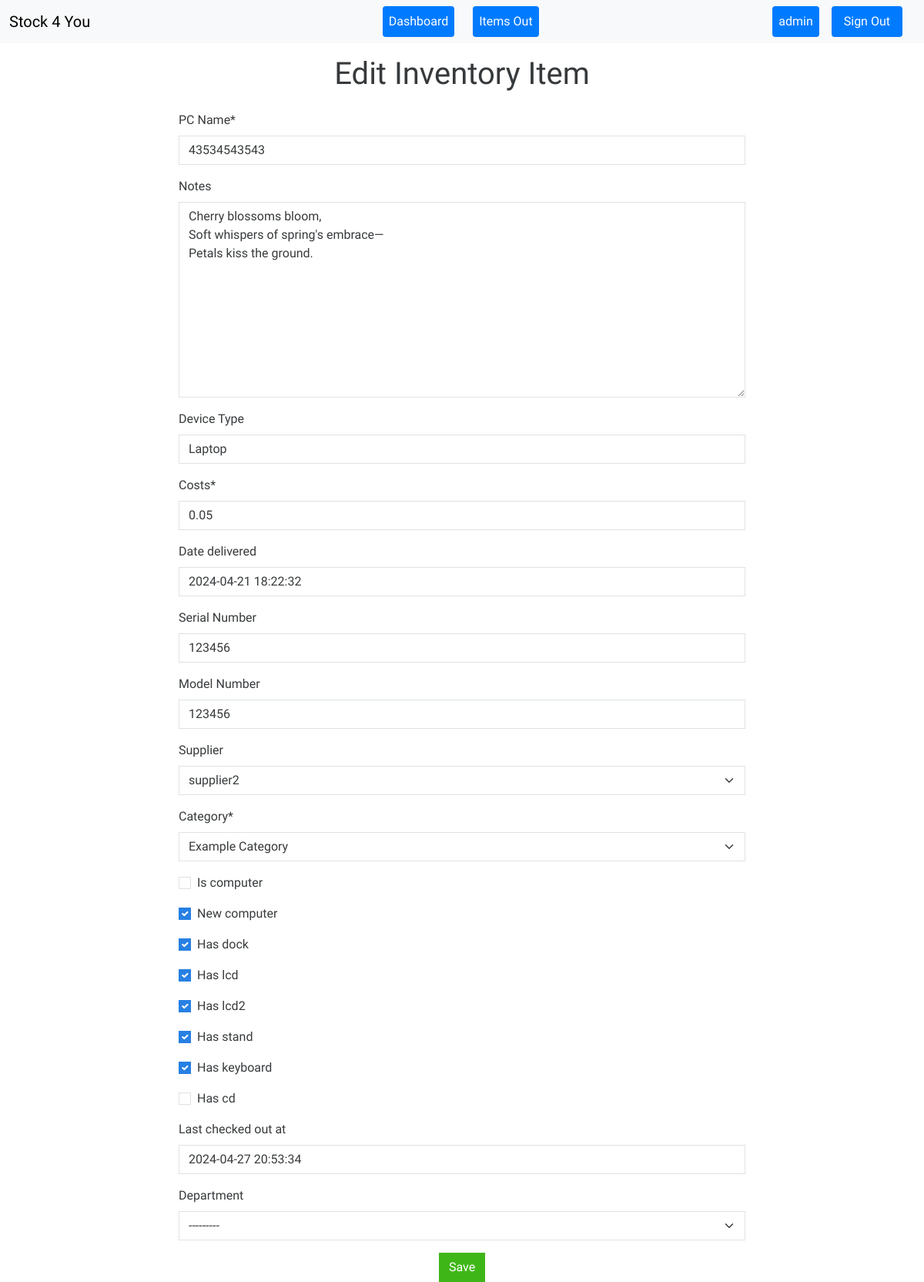
The page /edit-item/1/ (signed in) on the database as committed earlier.
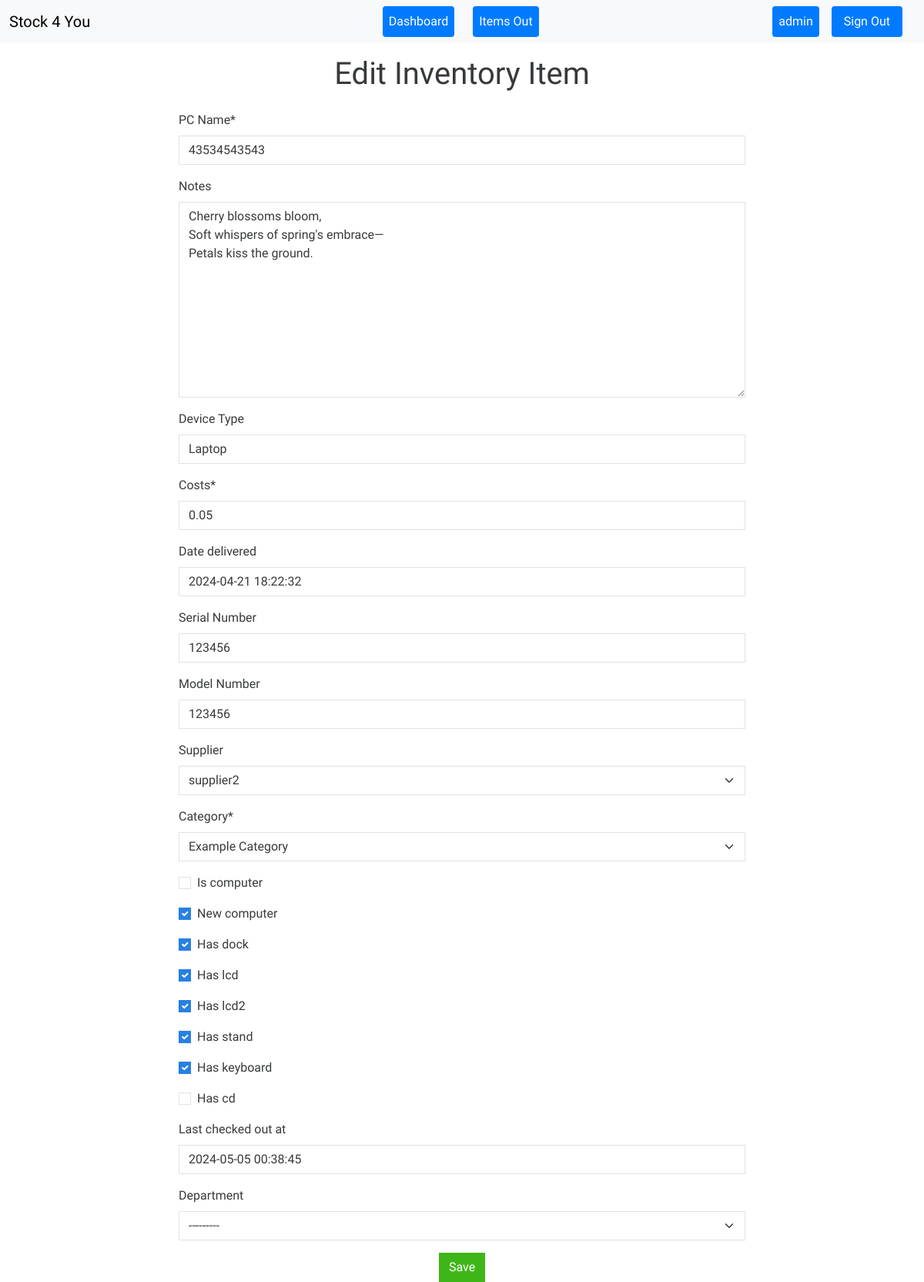
The same page on the database as committed later.
### inventory/models.py (models this page shows, shortened)
class InventoryItem(models.Model):
    pc_name = models.CharField(max_length=255)
    user = models.ForeignKey(User, on_delete=models.CASCADE, null=True, blank=True)
    notes = models.TextField(blank=True, default='')
    device_type = models.CharField(max_length=50, default='Laptop')
    category = models.ForeignKey(Category, on_delete=models.CASCADE, null=True)
    costs = models.DecimalField(max_digits=8, decimal_places=2, default=0.00)
    new_computer = models.BooleanField(default=False)
    date_delivered = models.DateTimeField(blank=True, null=True, default=timezone.now)
    is_computer = models.BooleanField(default=False)
    has_dock = models.BooleanField(default=False)
    has_lcd = models.BooleanField(default=False)
    has_lcd2 = models.BooleanField(default=False)
    has_stand = models.BooleanField(default=False)
    has_keyboard = models.BooleanField(default=False)
    has_cd = models.BooleanField(default=False)
    serial_number = models.CharField(max_length=200)
    model_number = models.CharField(max_length=200, null=True)
    supplier = models.ForeignKey(Supplier, on_delete=models.SET_NULL, null=True)
    is_checked_out = models.BooleanField(default=False)
    last_checked_out_by = models.ForeignKey(User, related_name='last_checked_out_items', on_delete=models.SET_NULL, null=True, blank=True)
    last_checked_out_at = models.DateTimeField(null=True, blank=True)
    class Meta:
        permissions = [
            ("can_checkout_items", "Can check out items"),
        ]

### inventory/views.py (the view, shortened to what this page needs)
# urls.py: path('edit-item/<int:pk>/', EditItem.as_view(), name='edit-item'),
class EditItem(LoginRequiredMixin, UpdateView):
    model = InventoryItem
    form_class = InventoryItemForm
    template_name = 'inventory/item_form.html'
    success_url = reverse_lazy('dashboard')
    def get_object(self, queryset=None):
        pk = self.kwargs.get('pk')
        return get_object_or_404(InventoryItem, pk=pk, user=self.request.user)

### inventory/forms.py
class InventoryItemForm(forms.ModelForm):
    category = forms.ModelChoiceField(queryset=Category.objects.all(), initial=0)
    department = forms.ModelChoiceField(queryset=Department.objects.all(), required=False)
    supplier = forms.ModelChoiceField(queryset=Supplier.objects.all(), required=False)
    pc_name = forms.CharField(label='PC Name')
    serial_number = forms.CharField(required=False, label='Serial Number')
    model_number = forms.CharField(required=False, label='Model Number')
    device_type = forms.CharField(required=False, label='Device Type')
    class Meta:
        model = InventoryItem
        fields = [
            'pc_name', #'domain_user', 'department',
            'notes',  'device_type',
            'costs', 'date_delivered', 'serial_number', 'model_number', 'supplier',
            'category', 'is_computer', 'new_computer', 'has_dock', 'has_lcd', 'has_lcd2',
            'has_stand', 'has_keyboard', 'has_cd', 'last_checked_out_at'
        ]

### inventory/models.py (called while the page is built)
    def __str__(self):
        return self.name

    def __str__(self):
        return self.department

    def __str__(self):
        return self.name

### inventory/templates/inventory/item_form.html (shortened to what this page needs)
{% extends 'inventory/base.html' %}
{% load crispy_forms_tags %}
{% load static %}
{% block content %}
<div class="container mt-3">
    <div class="text-center mb-4">
        <h1>{% if form.instance.pk %}Edit Inventory Item{% else %}Add Inventory Item{% endif %}</h1>
    </div>
    <div class="row justify-content-center">
        <div class="col-md-8">
            <div id="input-box-section">
                <form method="POST" id="itemForm">
                    {{ form|crispy }}
                    <div class="mt-3 text-center">
                        {% if form.instance.pk %}
                            <button type="submit" name="action" value="save" class="btn btn-success">Save</button>
                        {% else %}
                            <button type="submit" name="action" value="add" class="btn btn-primary">Add Item</button>
                        {% endif %}
                    </div>
                </form>
            </div>
        </div>
    </div>
</div>
{% endblock content %}

Rows that differ between the two databases and show on the page:
changed InventoryItem "Laptop": last_checked_out_at "2024-04-27 20:53:34" → "2024-05-05 00:38:45"
